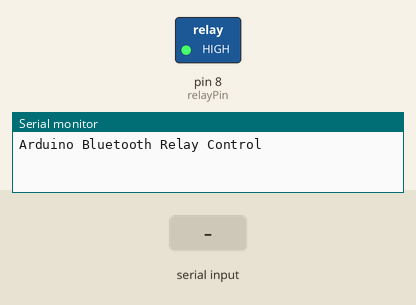
This sketch was run on a simulated Arduino Uno, built with avr-gcc and run on an emulated ATmega328P. Parts: switched loads named in the sketch (green lamp = pin HIGH), the last lines printed to the serial monitor. The inputs (shaded band) are chosen by the test bench.

Above: at 1.2 s.
1.3 s: "1" received over the second serial link
At 1.6 s:
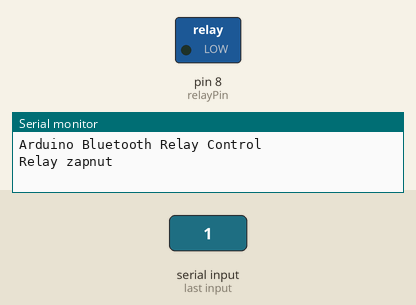
2.8 s: "0" received over the second serial link
At 3.9 s:
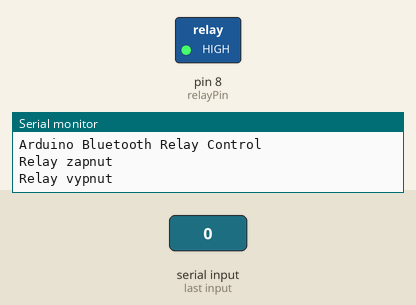
Timing chart, 0 to 5.8 s (numbered marks = the images above; inputs shaded):
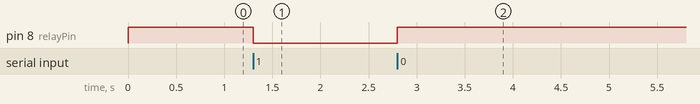

Measured:
- after the input at 1.3 s, pin 8 (relayPin): HIGH → LOW at once
- after the input at 2.8 s, pin 8 (relayPin): LOW → HIGH at once

The sketch:

rele_bluetoothtest_.ino
```cpp
#include <SoftwareSerial.h>

SoftwareSerial bluetooth(10, 11); // RX, TX pins pro Bluetooth modul HC-05
int relayPin = 8; // Pin pro ovládání SSR Relay Modulu

void setup() {
  pinMode(relayPin, OUTPUT);
  digitalWrite(relayPin, HIGH); // Relay vypnutý na začátku
  Serial.begin(9600);
  bluetooth.begin(9600);

  Serial.println("Arduino Bluetooth Relay Control");
}

void loop() {
  if (bluetooth.available() > 0) {
    char command = bluetooth.read();

    switch (command) {
      case '1':
        digitalWrite(relayPin, LOW); // Zapni Relay
        Serial.println("Relay zapnut");
        break;
      case '0':
        digitalWrite(relayPin, HIGH); // Vypni Relay
        Serial.println("Relay vypnut");
        break;
      default:
        break;
    }
  }
}
```
